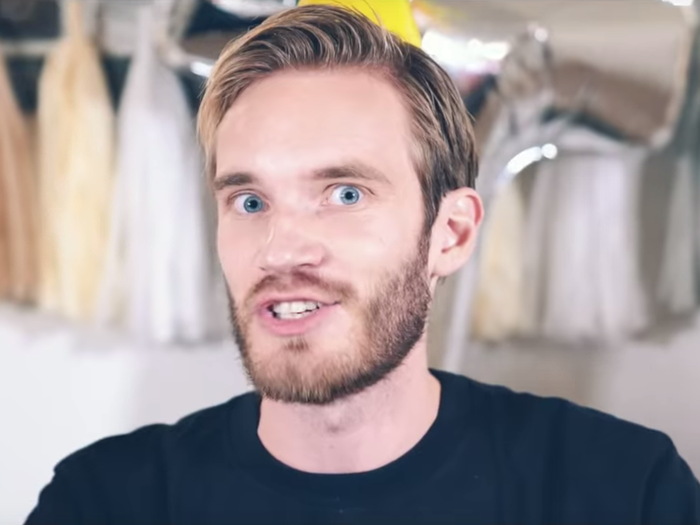
#> input picture Face Detection and Recognition/Faces/Felix Shellberg/5ca1d6ccc6cc50118c102b34.png, 700 x 525 px, found by its file name; its folder holds only this picture in this run
$ python faces-train.py
#> lines starting #> are read from the running program, lines starting #| are printed output that depends on the picture
# This program takes in photos of different people
# and does a process of Deep Learning to recognize
# who these people are.

import os
import cv2 as cv
import numpy as np


if __name__ == "__main__":
    people = []
    for i in os.listdir(r"C:\Users\Justin\Documents\Python\OpenCV\Face Detection and Recognition\Faces"):
        # Appends the list of names of people in Faces folder
        people.append(i)
#> pass 2 of the loop `for i in os.listdir(r"C:\Users\Justin\Documents\Python\OpenCV\Face Det..`:

    # Base folder referencing Faces directory
    DIR = r"C:\Users\Justin\Documents\Python\OpenCV\Face Detection and Recognition\Faces"

    haar_cascade = cv.CascadeClassifier("haar_face.xml")

    # Training set
    features = []   # Characterisitcs/features of faces
    labels = []     # Who's face it belongs to

    # -------------------------------------------------------------------------------------

    # This function appends the features and labels array as it reads through each person
    # and each face
    def create_train():
        for person in people:
            # Gets the path of the person in faces
            path = os.path.join(DIR, person)
            label = people.index(person)    # index() returns position in array

            # Taking images of EACH person's folder
            for img in os.listdir(path):
                # Gets path of individual image
                img_path = os.path.join(path, img)
                img_array = cv.imread(img_path)  # Stores an image
#> img_array is the input picture: shape (525, 700, 3); mean B, G, R 152.2, 151.7, 162.8

                gray = cv.cvtColor(img_array, cv.COLOR_BGR2GRAY)
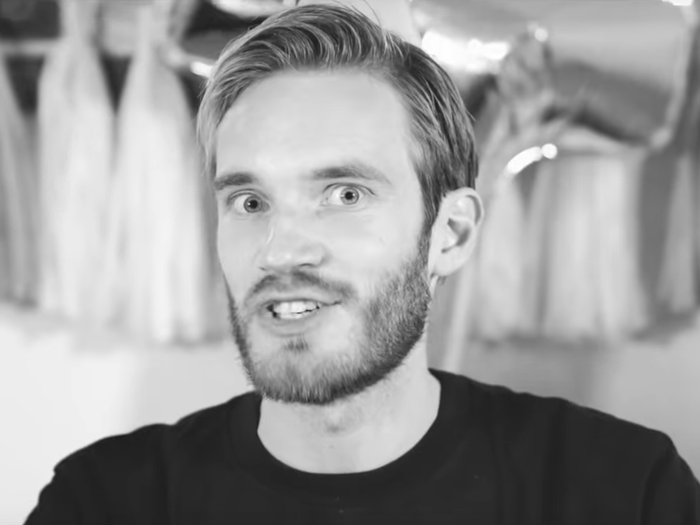
#> gray: shape (525, 700); min 26, max 255, mean 155

                faces_rect = haar_cascade.detectMultiScale(
                    gray, scaleFactor=1.1, minNeighbors=4)
#> faces_rect = [[142, 76, 305, 305]]

                for (x, y, w, h) in faces_rect:  # Loop through every face within photo
                    face_region_of_interest = gray[y:y + h, x:x + w]
                    features.append(face_region_of_interest)
                    labels.append(label)    # Index of people[]
#> this loop made 1 pass
#> pass 1, in create_train, `face_region_of_interest = gray[y:y + h, x:x + w]`:
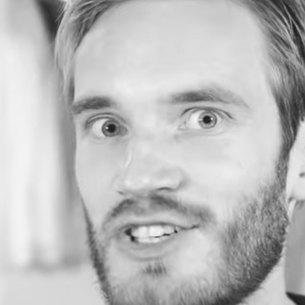
#> face_region_of_interest: shape (305, 305); min 30, max 253, mean 187.5
#> after the loop, features = 1 item; labels = [0]
#> pass 2 of the loop in create_train, `for person in people:`:
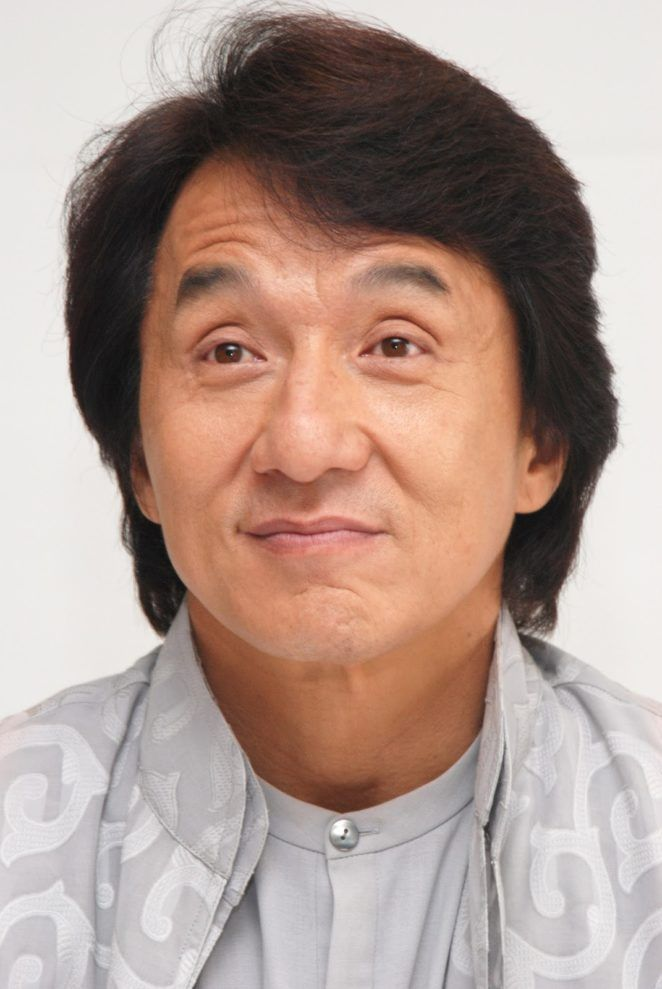
#> input picture Face Detection and Recognition/Faces/Jackie Chan/205423b046988b17cedd3b7a6e78c21d.jpg, 662 x 989 px, found by its file name
#> in create_train, img_array is the input picture: shape (989, 662, 3); mean B, G, R 144.6, 153.5, 175.3
#> in create_train, `gray = cv.cvtColor(img_array, cv.COLOR_BGR2GRAY)`:
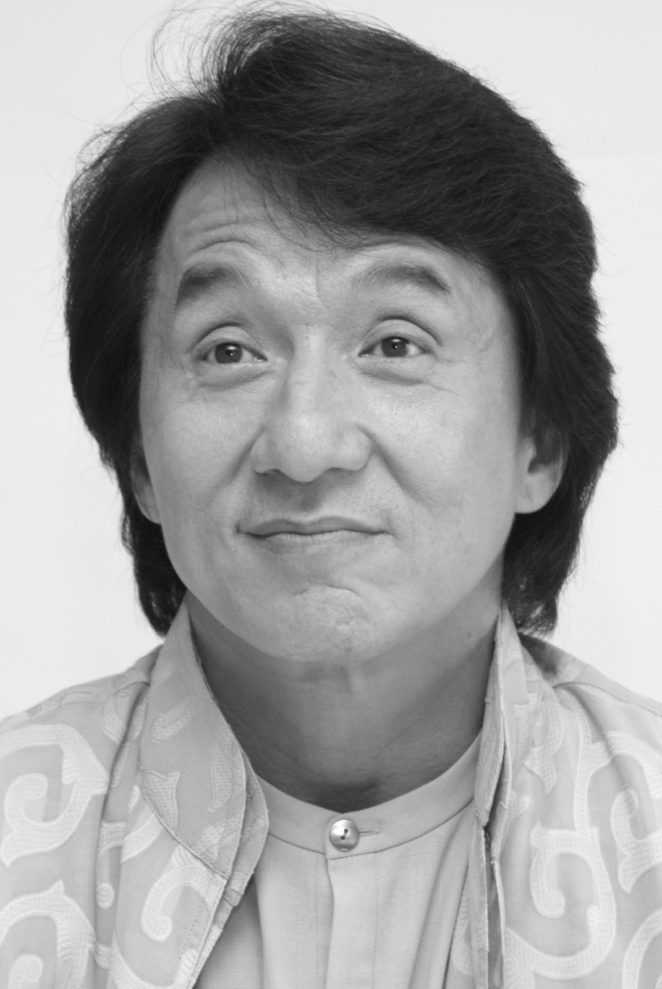
#> gray: shape (989, 662); min 14, max 255, mean 159
#> faces_rect = [[86, 180, 459, 459]]
#> the loop in create_train, `for (x, y, w, h) in faces_rect:` made 1 pass
#> pass 1, in create_train, `face_region_of_interest = gray[y:y + h, x:x + w]`:
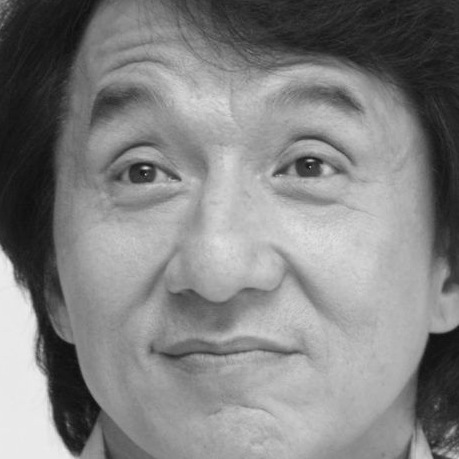
#> face_region_of_interest: shape (459, 459); min 14, max 239, mean 130.2
#> after the loop in create_train, `for (x, y, w, h) in faces_rect:`: features = 2 items; labels = [0, 1]

    # -------------------------------------------------------------------------------------

    create_train()
    print("Training successful>>>>>>>>>>>>>>>>>>>>>>>>")

    # ----------------- Training our recognizer -----------------

    # Convert features[] and labels[] to numpy arrays
    features = np.array(features, dtype="object")
    labels = np.array(labels)

    face_recognizer = cv.face.LBPHFaceRecognizer_create()   # Instantiate face recognizer

    # Train recognizer on the features list and the labels list
    face_recognizer.train(features, labels)

    # Saving into YAML (yml) file so that we can use this in
    # another file/directory... in other words make it more dynamic
    face_recognizer.save("face_trained.yml")

    np.save("features.npy", features)
    np.save("labels.npy", labels)
